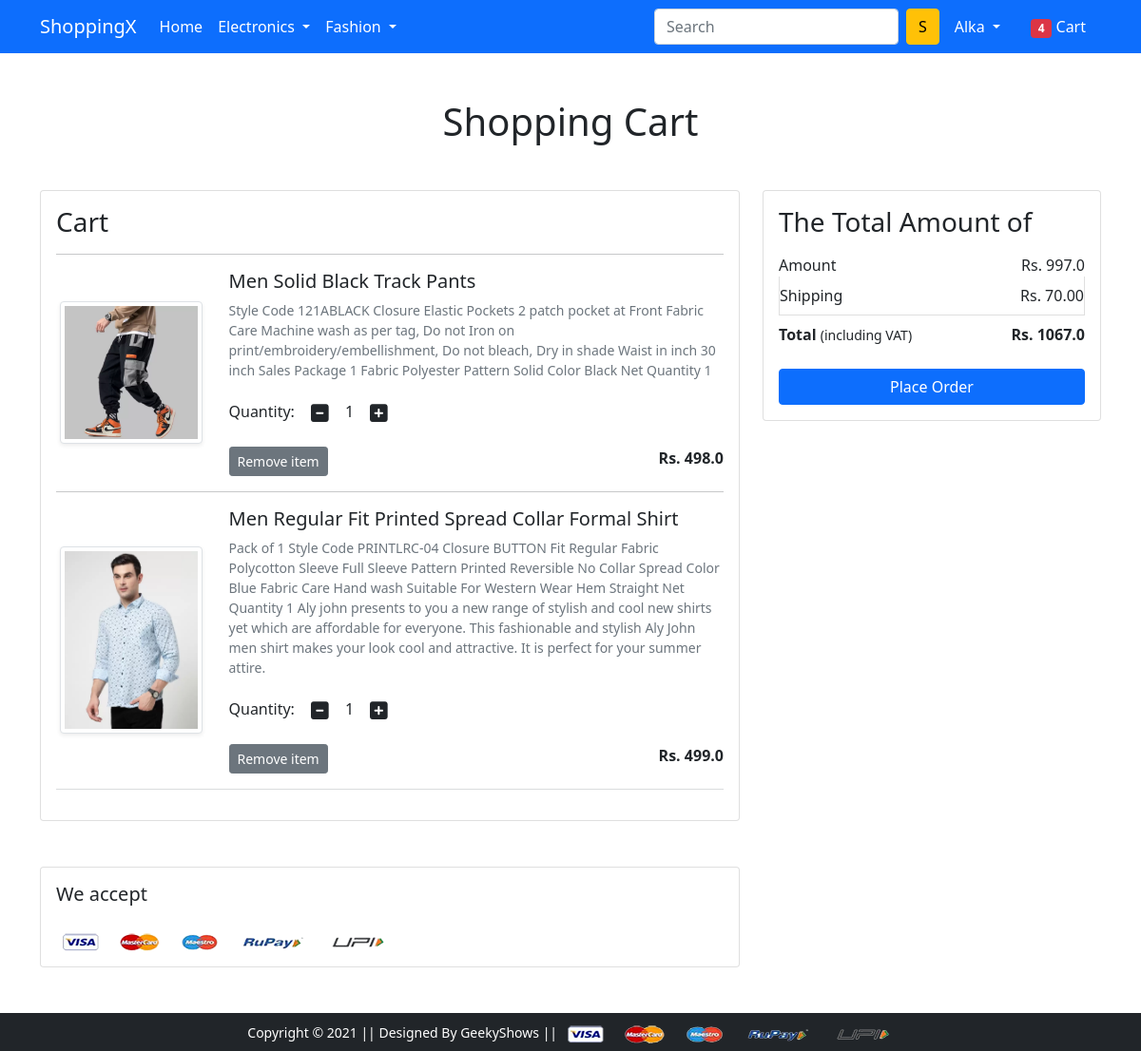
The app's page /cart/ (signed in) with its own data.
### app/models.py (models this page shows, shortened)
class Cart(models.Model):
    user = models.ForeignKey(User, on_delete=models.CASCADE)
    product = models.ForeignKey(Product, on_delete=models.CASCADE)
    quantity = models.PositiveIntegerField(default=1)

class Product(models.Model):
    title = models.CharField(max_length=100)
    selling_price = models.FloatField()
    discounted_price = models.FloatField()
    description = models.TextField()
    brand = models.CharField(max_length=100)
    category = models.CharField(choices = CATEGORY_CHOICES, max_length=3)
    product_image = models.ImageField(upload_to='productimg')

### app/views.py (the view)
# urls.py: path('cart/', views.show_cart, name='showcart'),
def show_cart(request):
  if request.user.is_authenticated:
   user = request.user
   cart = Cart.objects.filter(user=user)
   amount = 0.0
   shipping_amount = 70.0
   total_amount = 0.0
   cart_product = [p for p in Cart.objects.all() if p.user == user]
   if cart_product:
    for p in cart_product:
     tempamount = (p.quantity * p.product.discounted_price)
     amount += tempamount
     totalamount = amount + shipping_amount
    return render(request, 'app/addtocart.html', {'carts':cart, 'totalamount':totalamount, 'amount':amount})
   else:
    return render(request, 'app/emptycart.html')

### app/templates/app/addtocart.html (shortened to what this page needs)
{% extends 'app/base.html' %}
{% load static %}
{% block main-content %}
<div class="container my-5">
 <div class="row">
  <h1 class="text-center mb-5">Shopping Cart</h1>
  <div class="col-sm-8">
  <div class="card">
   <div class="card-body">
    <h3>Cart</h3>
    {% for cart in carts %}
    <hr>
    <div class="row">
     <div class="col-sm-3 text-center align-self-center">
      <img src="{{cart.product.product_image.url}}" alt="" srcset="" class="img-fluid img-thumbnail shadow-sm" height="150" width="150"> </div>
     <div class="col-sm-9">
      <div>
       <h5>{{cart.product.title}}</h5>
       <p class="mb-2 text-muted small">{{cart.product.description}}</p>
       <div class="my-3">
        <label for="quantity">Quantity:</label>
        <a class="minus-cart btn" pid="{{cart.product.id}}"><i class="fas fa-minus-square fa-lg"></i></a>
          <span id="quantity">{{cart.quantity}}</span>
        <a class="plus-cart btn" pid="{{cart.product.id}}"><i class="fas fa-plus-square fa-lg"></i></a>
       </div>
       <div class="d-flex justify-content-between">
        <a href="#" class="btn btn-sm btn-secondary mr-3 remove-cart" pid="{{cart.product.id}}">Remove item </a>
        <p class="mb-0"><span><strong>Rs. {{cart.product.discounted_price}}</strong></span></p>
       </div>
      </div>
     </div>
    </div>
    {% endfor %}
    <hr class="text-muted">
   </div>
   </div>
  </div>
  <div class="col-sm-4">
   <div class="card">
    <div class="card-body">
      <h3>The Total Amount of</h3>
      <ul class="list-group">
       <li class="list-group-item d-flex justify-content-between align-items-center border-0 px-0 pb-0">Amount<span>Rs. <span id="amount">{{amount}}</span> </span></li>
       <li class="list-group-item d-flex justify-content-between align-items-center px-0">Shipping<span>Rs. 70.00</span></li>
       <li class="list-group-item d-flex justify-content-between align-items-center border-0 px-0 mb-3">
        <div>
           <strong>Total</strong> <small>(including VAT)</small>
         </div>
         <span><strong>Rs. <strong id="totalamount">{{totalamount}}</strong></strong></span>
       </li>
      </ul>
      <div class="d-grid"><a href="{% url 'checkout' %}" class="btn btn-primary">Place Order</a></div>
    </div>
   </div>
  </div>
 </div>
</div>
<div class="container">
 <div class="row">
  <div class="col-sm-8">
   <div class="card">
    <div class="card-body">
      <h5 class="mb-4">We accept</h5>
      <img src="{% static 'app/images/payment.png' %}" alt="" class="img-fluid">
    </div>
  </div>
  </div>
 </div>
</div>
{% endblock main-content %}

### app/templates/app/base.html (shortened to what this page needs)
<!doctype html>
{% load static %}
<html lang="en">
  <head>
    <link href="https://cdn.jsdelivr.net/npm/bootstrap@5.0.0-beta1/dist/css/bootstrap.min.css" rel="stylesheet">
    <link rel="stylesheet" href="{% static 'app/css/owl.carousel.min.css' %}">
    <link rel="stylesheet" href="{% static 'app/css/all.min.css' %}">
    <link rel="stylesheet" href="{% static 'app/css/style.css' %}">
  </head>
  <body>
    <nav class="navbar navbar-expand-lg navbar-dark bg-primary">
     <div class="container">
       <a class="navbar-brand" href="/">ShoppingX</a>
       <div class="collapse navbar-collapse" id="navbarSupportedContent">
         <ul class="navbar-nav me-auto mb-2 mb-lg-0">
           <li class="nav-item">
             <a class="nav-link active" aria-current="page" href="/">Home</a>
           </li>
           <li class="nav-item dropdown">
             <a class="nav-link dropdown-toggle text-white" href="#" id="electronicsDropdown" role="button" data-bs-toggle="dropdown" aria-expanded="false">
               Electronics
             </a>
           </li>
           <li class="nav-item dropdown">
             <a class="nav-link dropdown-toggle text-white" href="#" id="fashionDropdown" role="button" data-bs-toggle="dropdown" aria-expanded="false">
               Fashion
             </a>
           </li>
         </ul>
         <form class="d-flex">
           <input class="form-control me-2" type="search" placeholder="Search" aria-label="Search">
           <button class="btn btn-warning" type="submit">S</button>
         </form>
         <div>
          <ul class="navbar-nav me-auto mb-2 mb-lg-0">
          {% if request.user.is_authenticated %}
           <li class="nav-item dropdown mx-2">
              <a class="nav-link dropdown-toggle text-white" href="#" id="profileDropdown" role="button" data-bs-toggle="dropdown" aria-expanded="false">
                {{request.user}}
              </a>
            </li>
            <li class="nav-item mx-2">
             <a href="{% url 'showcart' %}" class="nav-link text-white"><span class="badge bg-danger">4</span> Cart </a>
            </li>
          {% endif %}
          </ul>
         </div>
       </div>
     </div>
    </nav>
    {% block main-content %} {% endblock main-content %}
    <footer class="container-fluid bg-dark text-center p-2 mt-5">
        <small class="text-white">Copyright &copy; 2021 || Designed By GeekyShows || </small>
        <img src="{% static 'app/images/payment.png' %}" alt="" srcset="" class="img-fluid" height="2px">
    </footer>
  </body>
</html>

### records on screen
Cart: product.product_image (picture), product "Men Solid Black Track Pants", product.description "Style Code 121ABLACK Closure Elastic Pockets 2 patch pocket at Front Fabric Care Machine wash as per tag, Do not Iron on print/embroidery/embellishment, Do not bleach, Dry in shade Waist in inch 30 inch Sales Package 1 Fabric Polyester Pattern Solid Color Black Net Quantity 1", quantity "1", product.discounted_price "498.0"
Cart: product.product_image (picture), product "Men Regular Fit Printed Spread Collar Formal Shirt", product.description "Pack of 1 Style Code PRINTLRC-04 Closure BUTTON Fit Regular Fabric Polycotton Sleeve Full Sleeve Pattern Printed Reversible No Collar Spread Color Blue Fabric Care Hand wash Suitable For Western Wear Hem Straight Net Quantity 1 Aly john presents to you a new range of stylish and cool new shirts yet which are affordable for everyone. This fashionable and stylish Aly John men shirt makes your look cool and attractive. It is perfect for your summer attire.", quantity "1", product.discounted_price "499.0"

### other values on screen
{{ request.user }} "Alka"
{{ amount }} "997.0"
{{ totalamount }} "1067.0"
